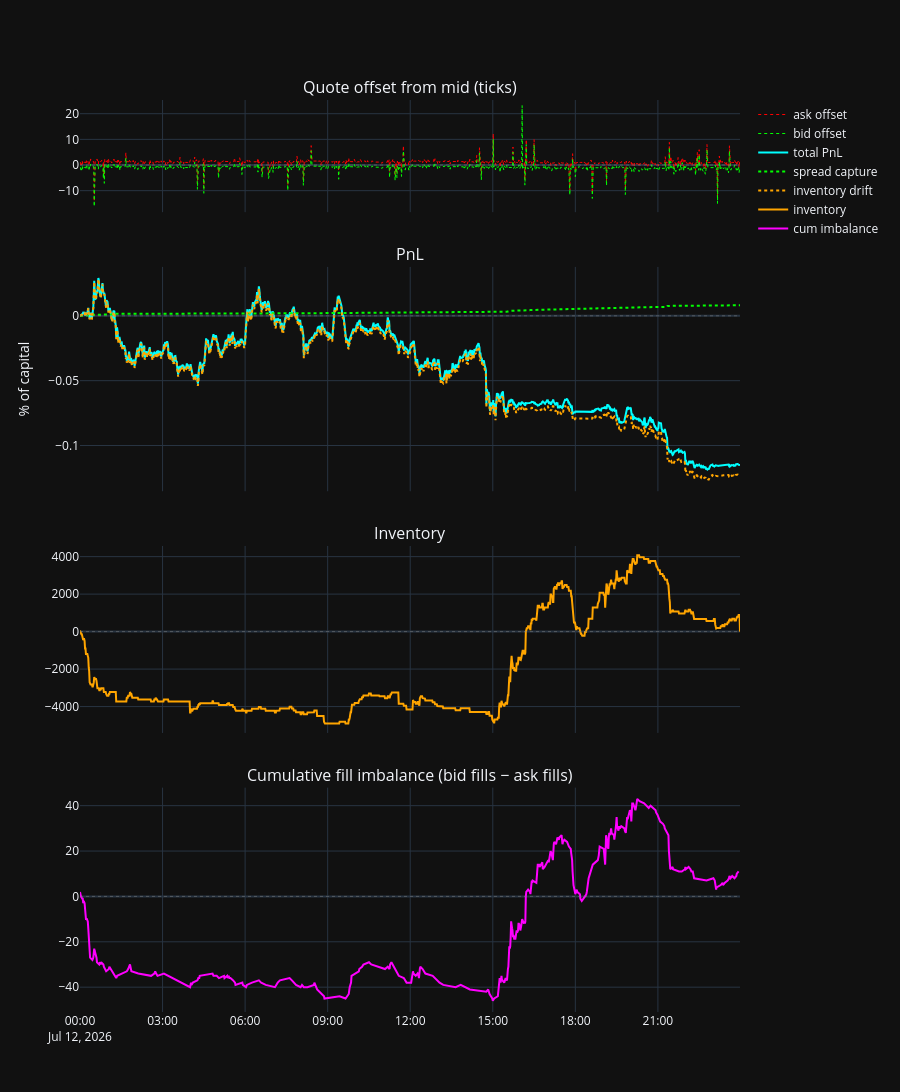

The notebook cell this image was saved under:
### Code cell
s.plot(tick_size=1e-6).show()

### Figure 1 — Plotly figure (JSON) as saved in the notebook; plotly's stock layout.template omitted (floating-point values rounded to 4 significant figures; data arrays with more than 128 entries replaced by an {"elided": "..."} marker saying what was removed)
{"data": [{"line": {"color": "red", "dash": "dot", "width": 1}, "mode": "lines", "name": "ask offset", "type": "scatter", "x": {"elided": "1440 str values"}, "xaxis": "x", "y": {"elided": "1440 float values"}, "yaxis": "y"}, {"line": {"color": "lime", "dash": "dot", "width": 1}, "mode": "lines", "name": "bid offset", "type": "scatter", "x": {"elided": "1440 str values"}, "xaxis": "x", "y": {"elided": "1440 float values"}, "yaxis": "y"}, {"line": {"color": "cyan", "width": 2}, "mode": "lines", "name": "total PnL", "type": "scatter", "x": {"elided": "1440 str values"}, "xaxis": "x2", "y": {"elided": "1440 float values"}, "yaxis": "y2"}, {"line": {"color": "lime", "dash": "dot"}, "mode": "lines", "name": "spread capture", "type": "scatter", "x": {"elided": "1440 str values"}, "xaxis": "x2", "y": {"elided": "1440 float values"}, "yaxis": "y2"}, {"line": {"color": "orange", "dash": "dot"}, "mode": "lines", "name": "inventory drift", "type": "scatter", "x": {"elided": "1440 str values"}, "xaxis": "x2", "y": {"elided": "1440 float values"}, "yaxis": "y2"}, {"line": {"color": "orange"}, "mode": "lines", "name": "inventory", "type": "scatter", "x": {"elided": "1440 str values"}, "xaxis": "x3", "y": {"elided": "1440 int values"}, "yaxis": "y3"}, {"line": {"color": "magenta"}, "mode": "lines", "name": "cum imbalance", "type": "scatter", "x": {"elided": "337 str values"}, "xaxis": "x4", "y": {"elided": "337 float values"}, "yaxis": "y4"}], "layout": {"annotations": [{"font": {"size": 16}, "showarrow": false, "text": "Quote offset from mid (ticks)", "x": 0.5, "xanchor": "center", "xref": "paper", "y": 1, "yanchor": "bottom", "yref": "paper"}, {"font": {"size": 16}, "showarrow": false, "text": "PnL", "x": 0.5, "xanchor": "center", "xref": "paper", "y": 0.817, "yanchor": "bottom", "yref": "paper"}, {"font": {"size": 16}, "showarrow": false, "text": "Inventory", "x": 0.5, "xanchor": "center", "xref": "paper", "y": 0.511, "yanchor": "bottom", "yref": "paper"}, {"font": {"size": 16}, "showarrow": false, "text": "Cumulative fill imbalance (bid fills − ask fills)", "x": 0.5, "xanchor": "center", "xref": "paper", "y": 0.246, "yanchor": "bottom", "yref": "paper"}], "height": 1100, "legend": {"orientation": "v", "x": 1.02, "xanchor": "left", "y": 1, "yanchor": "top"}, "margin": {"r": 160}, "shapes": [{"line": {"color": "gray", "dash": "dot", "width": 0.5}, "type": "line", "x0": 0, "x1": 1, "xref": "x domain", "y0": 0, "y1": 0, "yref": "y"}, {"line": {"color": "gray", "dash": "dot", "width": 0.5}, "type": "line", "x0": 0, "x1": 1, "xref": "x2 domain", "y0": 0, "y1": 0, "yref": "y2"}, {"line": {"color": "gray", "dash": "dot", "width": 0.5}, "type": "line", "x0": 0, "x1": 1, "xref": "x3 domain", "y0": 0, "y1": 0, "yref": "y3"}, {"line": {"color": "gray", "dash": "dot", "width": 0.5}, "type": "line", "x0": 0, "x1": 1, "xref": "x4 domain", "y0": 0, "y1": 0, "yref": "y4"}], "showlegend": true, "xaxis": {"anchor": "y", "domain": [0, 1], "matches": "x4", "showticklabels": false}, "xaxis2": {"anchor": "y2", "domain": [0, 1], "matches": "x4", "showticklabels": false}, "xaxis3": {"anchor": "y3", "domain": [0, 1], "matches": "x4", "showticklabels": false}, "xaxis4": {"anchor": "y4", "domain": [0, 1]}, "yaxis": {"anchor": "x", "domain": [0.877, 1]}, "yaxis2": {"anchor": "x2", "domain": [0.571, 0.817], "title": {"text": "% of capital"}}, "yaxis3": {"anchor": "x3", "domain": [0.306, 0.511]}, "yaxis4": {"anchor": "x4", "domain": [0, 0.246]}}}
